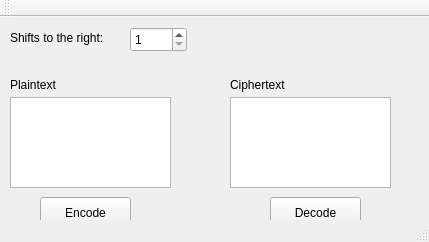
<?xml version="1.0" encoding="UTF-8"?>
<ui version="4.0">
 <class>MainWindow</class>
 <widget class="QMainWindow" name="MainWindow">
  <property name="geometry">
   <rect>
    <x>0</x>
    <y>0</y>
    <width>429</width>
    <height>242</height>
   </rect>
  </property>
  <property name="windowTitle">
   <string>MainWindow</string>
  </property>
  <widget class="QWidget" name="centralWidget">
   <widget class="QLabel" name="label">
    <property name="geometry">
     <rect>
      <x>10</x>
      <y>13</y>
      <width>121</width>
      <height>16</height>
     </rect>
    </property>
    <property name="text">
     <string>Shifts to the right:</string>
    </property>
   </widget>
   <widget class="QSpinBox" name="spinBox">
    <property name="geometry">
     <rect>
      <x>130</x>
      <y>10</y>
      <width>57</width>
      <height>25</height>
     </rect>
    </property>
    <property name="focusPolicy">
     <enum>Qt::NoFocus</enum>
    </property>
    <property name="minimum">
     <number>1</number>
    </property>
    <property name="value">
     <number>1</number>
    </property>
   </widget>
   <widget class="QLabel" name="PlainTextLabel">
    <property name="geometry">
     <rect>
      <x>10</x>
      <y>60</y>
      <width>62</width>
      <height>16</height>
     </rect>
    </property>
    <property name="text">
     <string>Plaintext</string>
    </property>
   </widget>
   <widget class="QLabel" name="CipherLabel">
    <property name="geometry">
     <rect>
      <x>230</x>
      <y>60</y>
      <width>71</width>
      <height>16</height>
     </rect>
    </property>
    <property name="text">
     <string>Ciphertext</string>
    </property>
   </widget>
   <widget class="QPushButton" name="EncodeButton">
    <property name="geometry">
     <rect>
      <x>40</x>
      <y>180</y>
      <width>91</width>
      <height>32</height>
     </rect>
    </property>
    <property name="text">
     <string>Encode</string>
    </property>
   </widget>
   <widget class="QPushButton" name="DecodeButton">
    <property name="geometry">
     <rect>
      <x>270</x>
      <y>180</y>
      <width>91</width>
      <height>32</height>
     </rect>
    </property>
    <property name="text">
     <string>Decode</string>
    </property>
   </widget>
   <widget class="QTextEdit" name="PlainTextTextEdit">
    <property name="geometry">
     <rect>
      <x>10</x>
      <y>80</y>
      <width>161</width>
      <height>91</height>
     </rect>
    </property>
   </widget>
   <widget class="QTextEdit" name="CypherTextEdit">
    <property name="geometry">
     <rect>
      <x>230</x>
      <y>80</y>
      <width>161</width>
      <height>91</height>
     </rect>
    </property>
   </widget>
  </widget>
  <widget class="QToolBar" name="mainToolBar">
   <attribute name="toolBarArea">
    <enum>TopToolBarArea</enum>
   </attribute>
   <attribute name="toolBarBreak">
    <bool>false</bool>
   </attribute>
  </widget>
  <widget class="QStatusBar" name="statusBar"/>
 </widget>
 <layoutdefault spacing="6" margin="11"/>
 <resources/>
 <connections/>
</ui>
